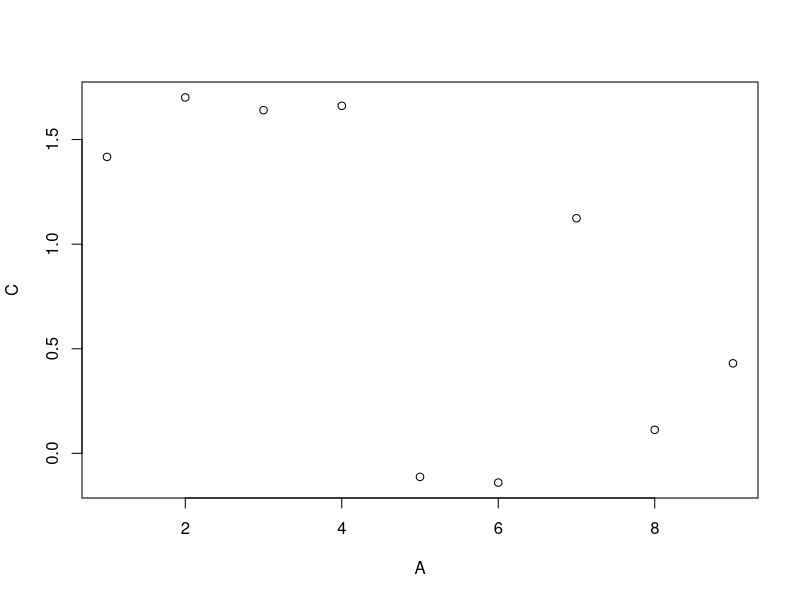

Generate this figure with R:
# Data.table 

# Obs: Caso tenha problemas com a acentuação, consulte este link:
# https://support.rstudio.com/hc/en-us/articles/200532197-Character-Encoding

# Configurando o diretório de trabalho
# Coloque entre aspas o diretório de trabalho que você está usando no seu computador
# Não use diretórios com espaço no nome
projeto_path = "D:/FCDados/[07] - Manipulacao em R/[03] - Projetos/"
input_path = "D:/FCDados/[07] - Manipulacao em R/[01] - InputData/"
output_path = "D:/FCDados/[07] - Manipulacao em R/[02] - OutputData/"
setwd(projeto_path)
getwd()


# Instalando os pacotes
install.packages("data.table")
library(data.table)


# Criando 2 vetores
vec1 <- c(1, 2, 3, 4)
vec2 <- c('Vermelho', 'Verde', 'Marrom', 'Laranja')


# Criando um data.table
?data.table
dt1 <- data.table(vec1, vec2)
dt1
class(dt1)

# Slicing do data.table
dt2 <- data.table(A = 1:9, B = c("Z", "W", "Q"), C = rnorm(9), D = TRUE)
dt2
class(dt2)
dt2[1,1]
dt2[3:5,]
dt2[, .(B, C)]

# Aplicando função ao data.table
dt2[, .(Total = sum(A), Mean = mean(C))]
dt2[, plot(A, C)]
dt2[, .(MySum = sum(A)), by = .(Grp = A%%2)]

# Definindo valores por grupos
dt3 <- data.table(B = c("a", "b", "c", "d", "e", "a", "b", "c", "d", "e"), 
                  val = as.integer(c(6:10, 1:5)))
dt3

# Operações com data.tables
dt4 <- data.table(A = rep(letters[2:1], each = 4L), 
                  B = rep(1:4, each = 2L), 
                  C = sample(8))

dt4
new_dt4 <- dt4[, sum(C), by = A]
new_dt4
class(new_dt4)
new_dt4[order(A)]

new_dt4 <- dt4[, sum(B), by = A][order(A)]
new_dt4

# Iris
dt5 <- as.data.table(iris)
dt5
dt5[, .(Sepal.Length = median(Sepal.Length),
         Sepal.Width = median(Sepal.Width),
         Petal.Length = median(Petal.Length),
         Petal.Width = median(Petal.Width)),
     by = Species]

# O parâmetro .SD significa Subset Data e um subset é criado considerando a coluna Species e depois 
# é calculda a mediana. O resultado deve ser igual ao comando anterior. 
# O .SD faz parte da notação do pacote data.table.
dt5[, lapply(.SD, median), by = Species]












